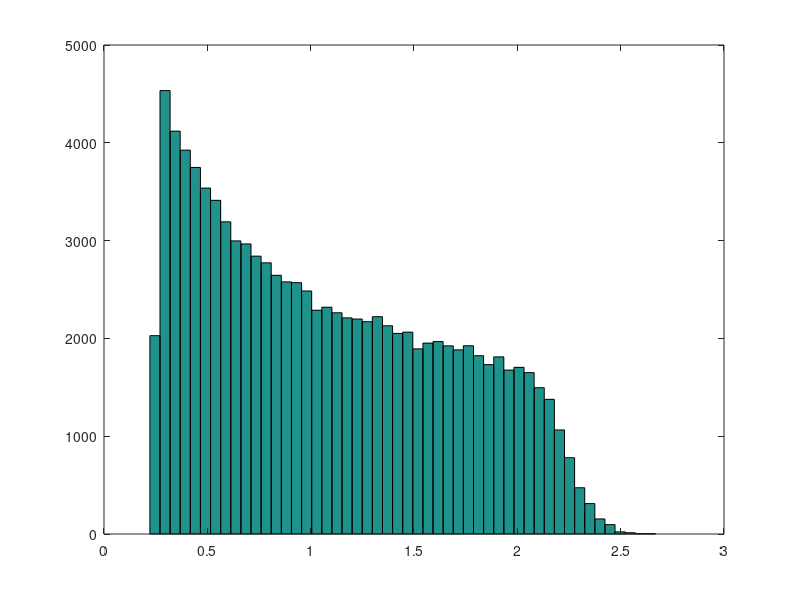

This chart was generated by the following MATLAB code:
% Example Monte Carlo Simulation in Matlab
% Function: y = x2^2/x1
%
%   Generate n samples from a normal distribution
%     r = ( randn(n,1) * sd ) + mu
%     mu : mean
%     sd : standard deviation
%
%   Generate n samples from a uniform distribution
%     r = a + rand(n,1) * (b-a)
%     a : minimum
%     b : maximum

n = 100000;	% The number of function evaluations

% --- Generate vectors of random inputs
% x1 ~ Normal distribution N(mean=100,sd=5)
% x2 ~ Uniform distribution U(a=5,b=15)

x1 = ( randn(n,1) * 5 ) + 100;
x2 = 5 + rand(n,1) * ( 15 - 5 );

% --- Run the simulation
% Note the use of element-wise multiplication

y = x2.^2 ./ x1;

% --- Create a histogram of the results (50 bins)

hist(y,50);

% --- Calculate summary statistics

y_mean = mean(y)
y_std = std(y)
y_median = median(y)
